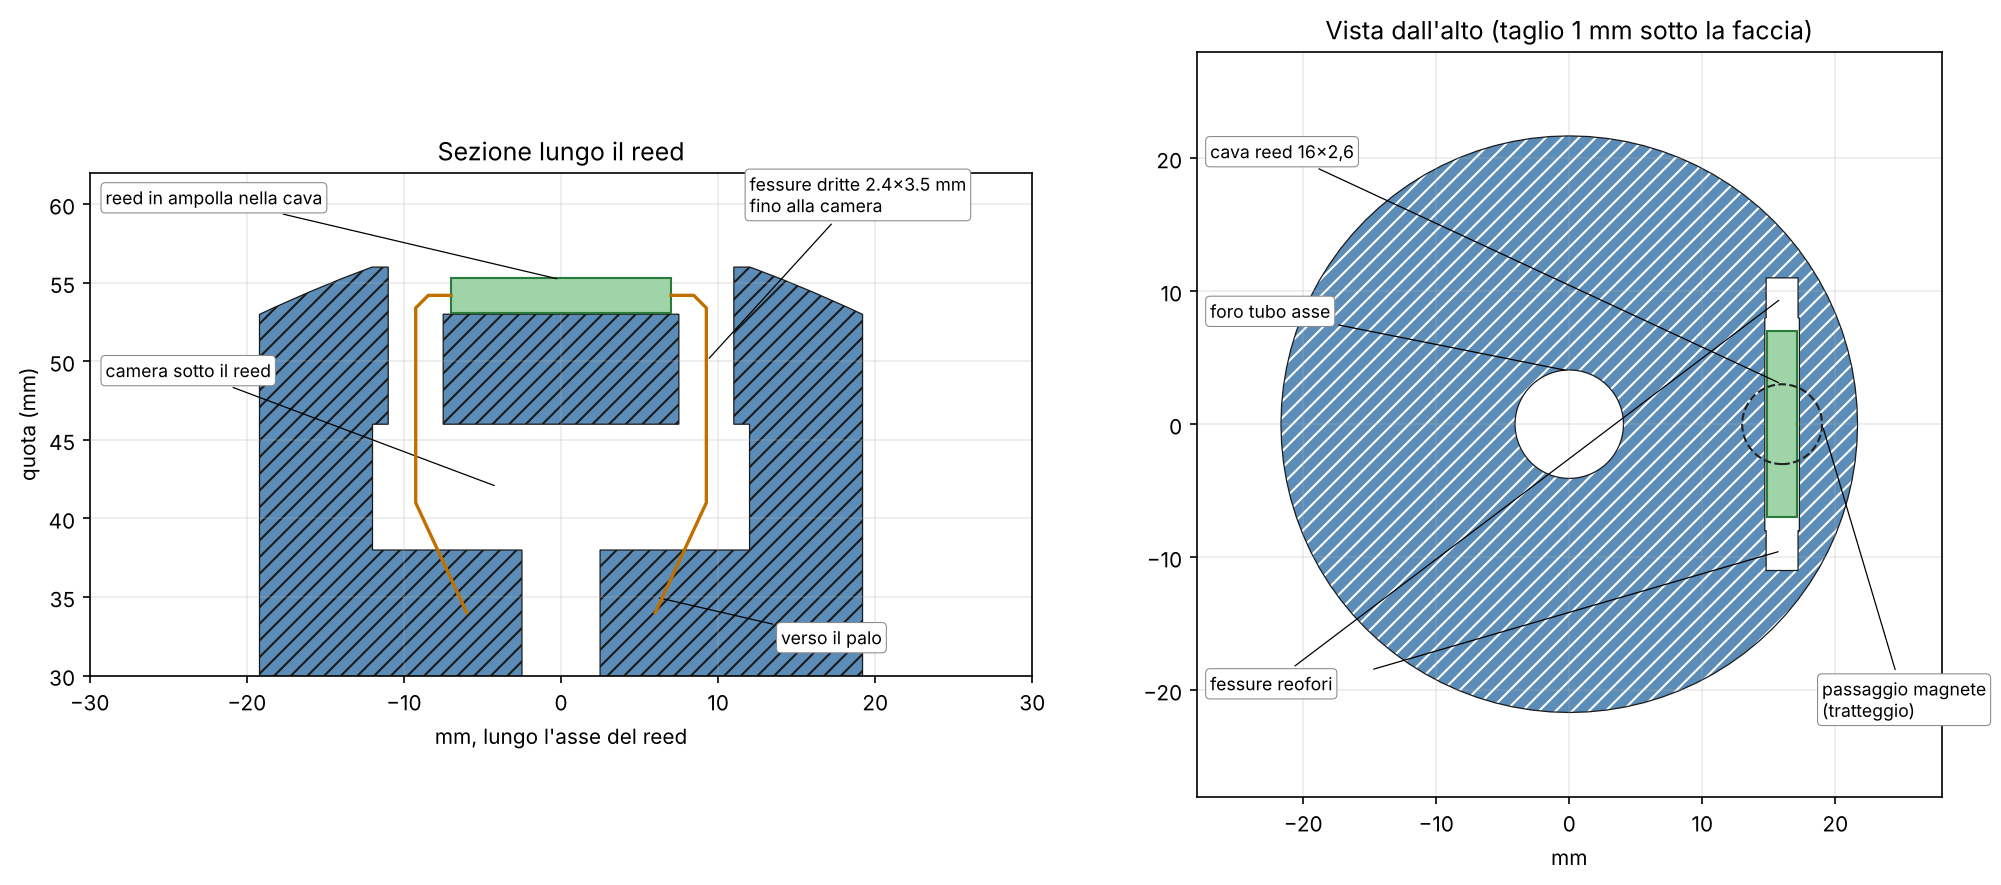

This figure's Python source:
#!/usr/bin/env python3
"""Dettaglio della base: sezione lungo il reed + vista in spaccato. -> dettaglio_reed.png"""
import os
import sys

import numpy as np
import matplotlib
matplotlib.use("Agg")
import matplotlib.pyplot as plt
from matplotlib.path import Path
from matplotlib.patches import PathPatch

sys.argv.append("--no-png")
import stazione as S
from comune import P

b = S.base()
r, Lr = P["reed_r"], P["reed_lung"]
cw, cl = P["reed_canale_larg"], P["reed_canale_lung"]
zt, zs = S.Z_TOP, S.Z_SOCKET

fig = plt.figure(figsize=(14, 6), dpi=150)

# --- sezione verticale lungo l'asse del reed (piano x = reed_r) -------------
ax = fig.add_subplot(1, 2, 1)
cs = b.translate([-r, 0, 0]).rotate([0, -90, 0]).slice(0.0)
vs, cd = [], []
for p in cs.to_polygons():
    p = np.asarray(p)
    q = np.column_stack([p[:, 1], -p[:, 0]])
    vs += list(q) + [q[0]]
    cd += [Path.MOVETO] + [Path.LINETO] * (len(q) - 1) + [Path.CLOSEPOLY]
ax.add_patch(PathPatch(Path(vs, cd), fc="#5b8db8", ec="#1a1a1a", lw=0.6, hatch="///"))
matplotlib.rcParams["hatch.color"] = "white"
# reed e reofori
zr = zt - P["reed_prof"] + 1.2
ax.add_patch(plt.Rectangle((-7, zr - 1.1), 14, 2.2, fc="#9fd3a8", ec="#2a7a3a", lw=1, zorder=3))
xl = Lr / 2 + cl / 2 - 0.25
for s in (-1, 1):
    ax.plot([s * 7, s * (xl - 0.8), s * xl, s * xl, s * 6],
            [zr, zr, zr - 0.8, zs + 3, zs - 4], color="#c07000", lw=1.6, zorder=4)
ax.set_aspect("equal")
ax.set_xlim(-30, 30)
ax.set_ylim(zs - 8, zt + 6)
ax.grid(lw=0.2)
ax.set_xlabel("mm, lungo l'asse del reed")
ax.set_ylabel("quota (mm)")
ax.set_title("Sezione lungo il reed")
kw = dict(fontsize=8.5, bbox=dict(boxstyle="round,pad=0.25", fc="white", ec="#888", lw=0.5),
          arrowprops=dict(arrowstyle="-", lw=0.6))
ax.annotate("reed in ampolla nella cava", (0, zr + 1), (-29, zt + 4), **kw)
ax.annotate(f"fessure dritte {cw:.1f}×{cl + 0.5:.1f} mm\nfino alla camera", (xl, zt - 6), (12, zt + 3.5), **kw)
ax.annotate("camera sotto il reed", (-4, zs + 4), (-29, zs + 11), **kw)
ax.annotate("verso il palo", (6, zs - 3), (14, zs - 6), **kw)

# --- vista dall'alto: sezione orizzontale 1 mm sotto la faccia -------------
ax2 = fig.add_subplot(1, 2, 2)
for zcut, col, lab in ((zt - 1.0, "#5b8db8", "faccia superiore"), ):
    cs = b.slice(zcut)
    vs, cd = [], []
    for p in cs.to_polygons():
        p = np.asarray(p)
        vs += list(p) + [p[0]]
        cd += [Path.MOVETO] + [Path.LINETO] * (len(p) - 1) + [Path.CLOSEPOLY]
    ax2.add_patch(PathPatch(Path(vs, cd), fc=col, ec="#1a1a1a", lw=0.6, hatch="///"))
ax2.add_patch(plt.Rectangle((r - 1.1, -7), 2.2, 14, fc="#9fd3a8", ec="#2a7a3a", lw=1, zorder=3))
ax2.add_patch(plt.Circle((r, 0), P["magnete_d"] / 2, fc="none", ec="#202020", ls="--", lw=1, zorder=4))
ax2.set_aspect("equal")
ax2.set_xlim(-28, 28)
ax2.set_ylim(-28, 28)
ax2.grid(lw=0.2)
ax2.set_xlabel("mm")
ax2.set_title("Vista dall'alto (taglio 1 mm sotto la faccia)")
ax2.annotate("cava reed 16×2,6", (r, 3), (-27, 20), **kw)
ax2.annotate("fessure reofori", (r, Lr / 2 + 1.5), (-27, -20), **kw)
ax2.annotate("", (r, -Lr / 2 - 1.5), (-15, -18.5), arrowprops=dict(arrowstyle="-", lw=0.6))
ax2.annotate("passaggio magnete\n(tratteggio)", (r + 3, 0), (19, -22), **kw)
ax2.annotate("foro tubo asse", (0, 4), (-27, 8), **kw)

plt.tight_layout()
out = os.path.join(os.path.dirname(os.path.abspath(__file__)), "dettaglio_reed.png")
plt.savefig(out, bbox_inches="tight")
print(out)
